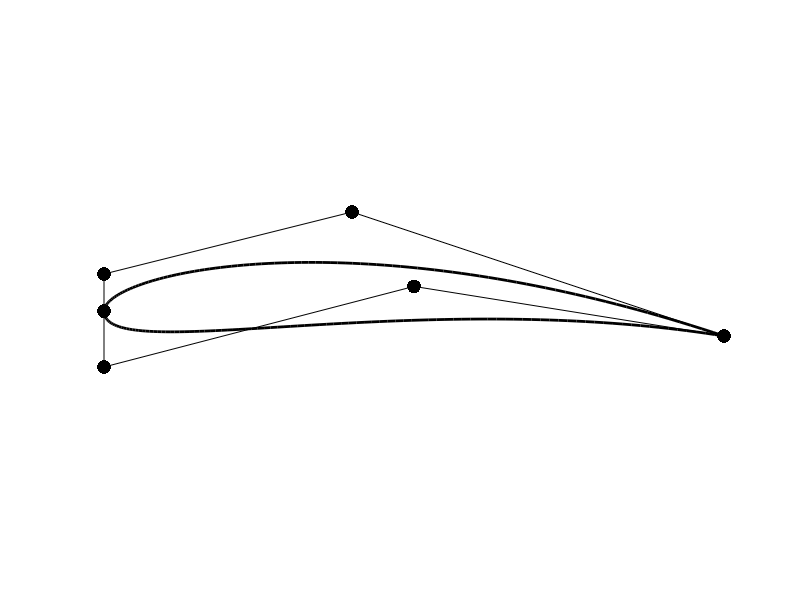

MATLAB code to generate this figure:
% FIGURE3_10 plots Bezier spline aerofoil
%
%   FIGURE3_10 plots the Bezier spline aerofoil in figure 3.10 using the
%   code in Lisiting 3.4. The script is rather long-winded for
%   demonstrative purposes. For example, the for i=1:101 ... loop can be
%   replaced by calls to BEZIER
%
% -------------------------------------------------------------------------
% Aircraft Geometry Toolbox v0.1.0, Andras Sobester 2014.
%
% Sobester, A, Forrester, A I J, "Aircraft Aerodynamic Design - Geometry 
% and Optimization", Wiley, 2014.
% -------------------------------------------------------------------------
%
% Copyright 2014 A I J Forrester
%
% This program is free software: you can redistribute it and/or modify  it
% under the terms of the GNU Lesser General Public License as published by
% the Free Software Foundation, either version 3 of the License, or any
% later version.
% 
% This program is distributed in the hope that it will be useful, but
% WITHOUT ANY WARRANTY; without even the implied warranty of
% MERCHANTABILITY or FITNESS FOR A PARTICULAR PURPOSE.  See the GNU Lesser
% General Public License for more details.
% 
% You should have received a copy of the GNU General Public License and GNU
% Lesser General Public License along with this program. If not, see
% <http://www.gnu.org/licenses/>.

% control points
p0=[1 0]';
p1=[0.5 0.08]';
p2=[0 -0.05]';
q1=[0 0.1]';
q2=[0.4 0.2]';
q3=[1 0]';

% weights
zp=[1 1 1 1];
zq=[1 1 1 1];

% calculate connection point
p3=(2/(2+3))*p2+(3/(2+3))*q1;
q0=p3;

figure
hold on

% calculate rational cubic Bezier for t[0,1]
t=0:0.01:1;
for i=1:101
    lower(i,:)=((1-t(i))^3*zp(1)*p0+...
        3*t(i)*(1-t(i))^2*zp(2)*p1+...
        3*t(i)^2*(1-t(i))*zp(3)*p2+...
        t(i)^3*zp(4)*p3)./...
        ((1-t(i))^3*zp(1)+...
        3*t(i)*(1-t(i))^2*zp(2)+...
        3*t(i)^2*(1-t(i))*zp(3)+...
        t(i)^3*zp(4)); 
    upper(i,:)=((1-t(i))^3*zq(1)*q0+...
        3*t(i)*(1-t(i))^2*zq(2)*q1+...
        3*t(i)^2*(1-t(i))*zq(3)*q2+...
        t(i)^3*zq(4)*q3)./...
        ((1-t(i))^3*zq(1)+...
        3*t(i)*(1-t(i))^2*zq(2)+...
        3*t(i)^2*(1-t(i))*zq(3)+...
        t(i)^3*zq(4));
end

% plot
plot(lower(:,1),lower(:,2),'k','LineWidth',2)
plot(upper(:,1),upper(:,2),'k','LineWidth',2)

% plot control points
plot(p0(1),p0(2),'k.','MarkerSize',30)
plot(p1(1),p1(2),'k.','MarkerSize',30)
plot(p2(1),p2(2),'k.','MarkerSize',30)

plot(q0(1),q0(2),'k.','MarkerSize',30)
plot(q1(1),q1(2),'k.','MarkerSize',30)
plot(q2(1),q2(2),'k.','MarkerSize',30)
plot(q3(1),q3(2),'k.','MarkerSize',30)

% plot control polygon
plot([p0(1) p1(1)],[p0(2) p1(2)],'k','LineWidth',0.5)
plot([p1(1) p2(1)],[p1(2) p2(2)],'k','LineWidth',0.5)
plot([p2(1) p3(1)],[p2(2) p3(2)],'k','LineWidth',0.5)

plot([p3(1) q1(1)],[p3(2) q1(2)],'k','LineWidth',0.5)
plot([q1(1) q2(1)],[q1(2) q2(2)],'k','LineWidth',0.5)
plot([q2(1) q3(1)],[q2(2) q3(2)],'k','LineWidth',0.5)

axis equal
axis off

